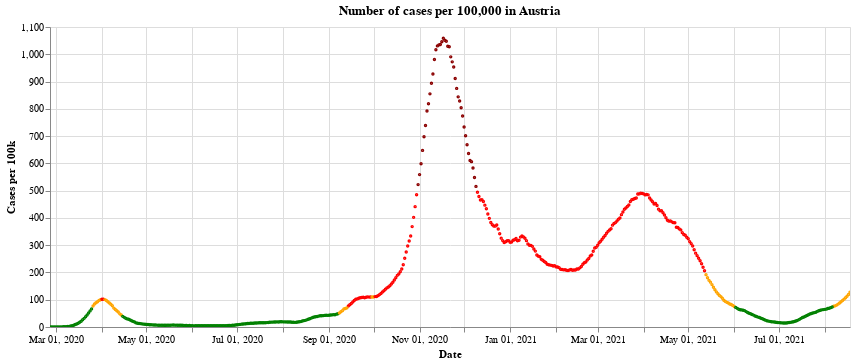

The notebook cell saved with this chart:
### Markdown cell above
Here is a historical plot of the 'traffic light colours' in Austria, as defined by the [European Centre for Disease Prevention and Control](https://www.ecdc.europa.eu/en/covid-19/situation-updates/weekly-maps-coordinated-restriction-free-movement). See also my other post about the traffic light system for countries in the UK [here](https://idjotherwise.github.io/nlp-otherwise/covid/2021/05/06/ecdc-trafficlight.html), where I show what the rules are for the different traffic lights.

Notice how long Austria was in the 'Red' (and 'Dark red') between September and May - almost 6 months!

### Code cell
#collapse


base = alt.Chart(full_data.query("BundeslandID==10")).mark_point(size=2).encode(
    x=alt.X("yearmonthdate(Time):T", axis=alt.Axis(title='Date')),
    y=alt.Y("TwoWeeklyCasesRate:Q",
            axis=alt.Axis(title='Cases per 100k')),
    tooltip=['Time:T','TwoWeeklyCasesRate:Q', 'Positivity:Q']
).properties(
    title='Number of cases per 100,000 in Austria', width=800
)

chart_to_show = alt.layer(
        base.encode(color=alt.condition((alt.datum.Positivity < 4) &
                                        (alt.datum.TwoWeeklyCasesRate >= 75) &
                                        (alt.datum.TwoWeeklyCasesRate < 200),
                                            alt.ColorValue('orange'),
                                            alt.ColorValue('red')
                                           ),
                    opacity=alt.condition((alt.datum.TwoWeeklyCasesRate >= 75) &
                                              (alt.datum.TwoWeeklyCasesRate < 500),
                                              alt.value(1),
                                              alt.value(0)
                                             )
                   ),
        base.encode(color=alt.value('darkred'),
                    opacity=alt.condition(alt.datum.TwoWeeklyCasesRate >= 500,
                                              alt.value(1),
                                              alt.value(0)
                                             )
                   ),
        base.encode(color=alt.condition((alt.datum.Positivity < 4) &
                                        (alt.datum.TwoWeeklyCasesRate < 50),
                                        alt.ColorValue('green'),
                                        alt.ColorValue('orange')
                                       ),
                    opacity=alt.condition((alt.datum.TwoWeeklyCasesRate < 75) &
                                          (alt.datum.Positivity >= 1),
                                          alt.value(1),
                                          alt.value(0)
                                         )
                   ),
        base.encode(color=alt.ColorValue('green'),
                opacity=alt.condition((alt.datum.TwoWeeklyCasesRate < 75) & (alt.datum.Positivity < 1),
                                      alt.value(1),
                                      alt.value(0)
                                     )
               )
    )

chart_to_show.interactive()

### Figure 1 — Vega-Lite specification as saved in the notebook (floating-point values rounded to 4 significant figures; data arrays with more than 128 entries replaced by an {"elided": "..."} marker saying what was removed)
{"config": {"view": {"continuousWidth": 400, "continuousHeight": 300}}, "layer": [{"mark": {"type": "point", "size": 2}, "encoding": {"color": {"condition": {"value": "orange", "test": "(((datum.Positivity < 4) && (datum.TwoWeeklyCasesRate >= 75)) && (datum.TwoWeeklyCasesRate < 200))"}, "value": "red"}, "opacity": {"condition": {"value": 1, "test": "((datum.TwoWeeklyCasesRate >= 75) && (datum.TwoWeeklyCasesRate < 500))"}, "value": 0}, "tooltip": [{"type": "temporal", "field": "Time"}, {"type": "quantitative", "field": "TwoWeeklyCasesRate"}, {"type": "quantitative", "field": "Positivity"}], "x": {"type": "temporal", "axis": {"title": "Date"}, "field": "Time", "timeUnit": "yearmonthdate"}, "y": {"type": "quantitative", "axis": {"title": "Cases per 100k"}, "field": "TwoWeeklyCasesRate"}}, "selection": {"selector001": {"type": "interval", "bind": "scales", "encodings": ["x", "y"]}}, "title": "Number of cases per 100,000 in Austria", "width": 800}, {"mark": {"type": "point", "size": 2}, "encoding": {"color": {"value": "darkred"}, "opacity": {"condition": {"value": 1, "test": "(datum.TwoWeeklyCasesRate >= 500)"}, "value": 0}, "tooltip": [{"type": "temporal", "field": "Time"}, {"type": "quantitative", "field": "TwoWeeklyCasesRate"}, {"type": "quantitative", "field": "Positivity"}], "x": {"type": "temporal", "axis": {"title": "Date"}, "field": "Time", "timeUnit": "yearmonthdate"}, "y": {"type": "quantitative", "axis": {"title": "Cases per 100k"}, "field": "TwoWeeklyCasesRate"}}, "title": "Number of cases per 100,000 in Austria", "width": 800}, {"mark": {"type": "point", "size": 2}, "encoding": {"color": {"condition": {"value": "green", "test": "((datum.Positivity < 4) && (datum.TwoWeeklyCasesRate < 50))"}, "value": "orange"}, "opacity": {"condition": {"value": 1, "test": "((datum.TwoWeeklyCasesRate < 75) && (datum.Positivity >= 1))"}, "value": 0}, "tooltip": [{"type": "temporal", "field": "Time"}, {"type": "quantitative", "field": "TwoWeeklyCasesRate"}, {"type": "quantitative", "field": "Positivity"}], "x": {"type": "temporal", "axis": {"title": "Date"}, "field": "Time", "timeUnit": "yearmonthdate"}, "y": {"type": "quantitative", "axis": {"title": "Cases per 100k"}, "field": "TwoWeeklyCasesRate"}}, "title": "Number of cases per 100,000 in Austria", "width": 800}, {"mark": {"type": "point", "size": 2}, "encoding": {"color": {"value": "green"}, "opacity": {"condition": {"value": 1, "test": "((datum.TwoWeeklyCasesRate < 75) && (datum.Positivity < 1))"}, "value": 0}, "tooltip": [{"type": "temporal", "field": "Time"}, {"type": "quantitative", "field": "TwoWeeklyCasesRate"}, {"type": "quantitative", "field": "Positivity"}], "x": {"type": "temporal", "axis": {"title": "Date"}, "field": "Time", "timeUnit": "yearmonthdate"}, "y": {"type": "quantitative", "axis": {"title": "Cases per 100k"}, "field": "TwoWeeklyCasesRate"}}, "title": "Number of cases per 100,000 in Austria", "width": 800}], "data": {"name": "data-e0ae35cac843dc8a32ca6d9758dd12d5"}, "$schema": "https://vega.github.io/schema/vega-lite/v4.8.1.json", "datasets": {"data-e0ae35cac843dc8a32ca6d9758dd12d5": {"elided": "540 records"}}}
